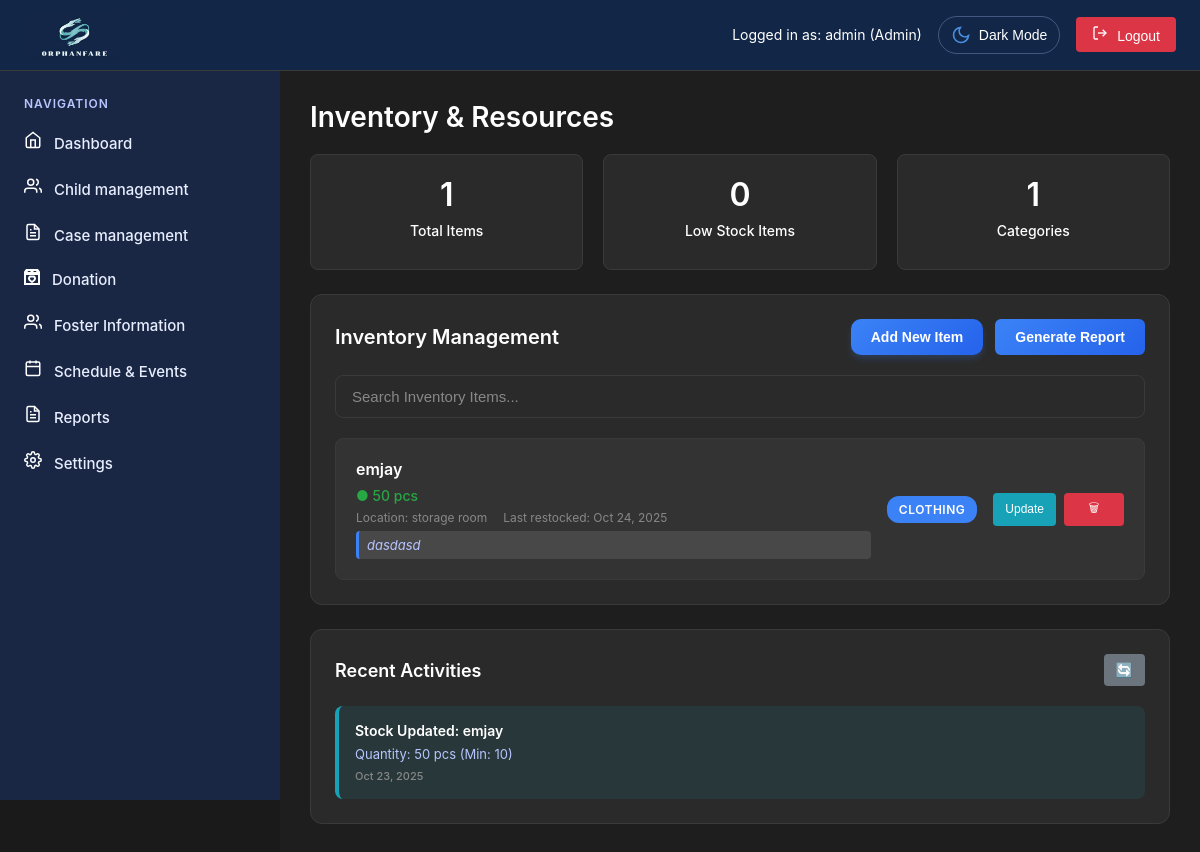
Page /admin/inventory.php (signed in) on the committed database.
### tables this page shows
CREATE TABLE `users` (
  `id` int(11) NOT NULL,
  `username` varchar(50) NOT NULL,
  `email` varchar(100) NOT NULL,
  `password` varchar(255) NOT NULL,
  `role` enum('super_admin','admin','user','Social Worker','Social Welfare Assistant') DEFAULT 'user',
  `status` enum('active','inactive','pending') DEFAULT 'pending',
  `created_at` timestamp NOT NULL DEFAULT current_timestamp(),
  `updated_at` timestamp NOT NULL DEFAULT current_timestamp() ON UPDATE current_timestamp(),
  `two_factor_secret` varchar(32) DEFAULT NULL,
  `two_factor_enabled` tinyint(1) DEFAULT 0,
  `two_factor_verified` tinyint(1) DEFAULT 0,
  `two_factor_backup_codes` text DEFAULT NULL,
  `last_login` timestamp NULL DEFAULT NULL,
  `last_password_change` timestamp NOT NULL DEFAULT current_timestamp(),
  `failed_attempts` int(11) DEFAULT 0,
  `account_locked` tinyint(1) DEFAULT 0,
  `is_active` tinyint(1) DEFAULT 1
);

CREATE TABLE `inventory` (
  `id` int(11) NOT NULL,
  `item_id` varchar(20) NOT NULL,
  `item_name` varchar(100) NOT NULL,
  `category` varchar(50) NOT NULL,
  `quantity` int(11) NOT NULL DEFAULT 0,
  `min_stock_level` int(11) DEFAULT 10,
  `unit` varchar(20) DEFAULT 'pcs',
  `location` varchar(100) DEFAULT NULL,
  `supplier` varchar(100) DEFAULT NULL,
  `last_restocked` date DEFAULT NULL,
  `notes` text DEFAULT NULL,
  `created_at` timestamp NOT NULL DEFAULT current_timestamp(),
  `updated_at` timestamp NOT NULL DEFAULT current_timestamp() ON UPDATE current_timestamp(),
  `cf_unit_cost` decimal(10,2) DEFAULT NULL,
  `cf_expiry_date` date DEFAULT NULL,
  `cf_batch_number` varchar(100) DEFAULT NULL,
  `cf_supplier_contact` varchar(255) DEFAULT NULL
);

### admin/inventory.php (the view, shortened to what the rows shown need)
<?php
require_once 'includes/header.php';
try {
    $stmt = $pdo->prepare("
        SELECT item_id, item_name, category, quantity, min_stock_level, unit,
               location, supplier, last_restocked, notes,
               CASE
                   WHEN quantity <= min_stock_level THEN 'low'
                   WHEN quantity <= min_stock_level * 2 THEN 'medium'
                   ELSE 'good'
               END as stock_status
        FROM inventory
        ORDER BY
            CASE
                WHEN quantity <= min_stock_level THEN 1
                WHEN quantity <= min_stock_level * 2 THEN 2
                ELSE 3
            END,
            item_name
    ");
    $stmt->execute();
    $inventoryItems = $stmt->fetchAll();
} catch (Exception $e) {
    error_log("Inventory page error: " . $e->getMessage());
    $totalItems = 0;
    $lowStockItems = 0;
    $categoryCount = 0;
    $inventoryItems = [];
    $recentActivities = [];
}
?>
<main class="main-content">
    <h1 class="page-title">Inventory & Resources</h1>
    <div class="inventory-section">
        <div class="section-header">
            <h2 class="section-title">Inventory Management</h2>
        </div>
        <div class="inventory-items" id="inventoryItemsList">
            <?php if (empty($inventoryItems)): ?>
                <div class="no-items">
                    <p>No inventory items found.</p>
                    <button class="btn btn-primary" onclick="showAddItemModal()">Add Your First Item</button>
                </div>
            <?php else: ?>
                <?php foreach ($inventoryItems as $item): ?>
                <div class="inventory-item" data-name="<?php echo strtolower(htmlspecialchars($item['item_name'])); ?>" data-category="<?php echo strtolower(htmlspecialchars($item['category'])); ?>">
                    <div class="item-info">
                        <div class="item-name"><?php echo htmlspecialchars($item['item_name']); ?></div>
                        <div class="item-quantity quantity-<?php echo htmlspecialchars($item['stock_status']); ?>">
                            ● <?php echo htmlspecialchars($item['quantity']); ?> <?php echo htmlspecialchars($item['unit']); ?>
                        </div>
                        <div class="item-details">
                            <span class="item-location">Location: <?php echo htmlspecialchars($item['location'] ?? 'Not specified'); ?></span>
                            <?php if ($item['last_restocked']): ?>
                                <span class="item-updated">Last restocked: <?php echo formatDate($item['last_restocked']); ?></span>
                            <?php else: ?>
                                <span class="item-updated">Never restocked</span>
                            <?php endif; ?>
                        </div>
                        <?php if (!empty($item['notes'])): ?>
                            <div class="item-notes"><?php echo htmlspecialchars($item['notes']); ?></div>
                        <?php endif; ?>
                    </div>
                    <div class="item-category"><?php echo htmlspecialchars($item['category']); ?></div>
                    <div class="item-actions">
                        <button class="btn-small btn-update" onclick="showUpdateModal('<?php echo $item['item_id']; ?>')">Update</button>
                        <button class="btn-small btn-delete" onclick="deleteItem('<?php echo $item['item_id']; ?>', '<?php echo htmlspecialchars($item['item_name']); ?>')">🗑</button>
                    </div>
                </div>
                <?php endforeach; ?>
            <?php endif; ?>
        </div>
    </div>
</main>
<?php require_once 'includes/footer.php'; ?>

### admin/includes/header.php (shortened to what the rows shown need)
<?php
require_once '../config/database.php';
require_once 'auth.php';
$currentUser = getCurrentUser();
try {
    $stmt = $pdo->prepare("SELECT role FROM users WHERE id = ?");
    $stmt->execute([$currentUser['id']]);
    $dbUser = $stmt->fetch(PDO::FETCH_ASSOC);
    if ($dbUser && $dbUser['role']) {
        $currentUser = getCurrentUser();
    }
} catch (Exception $e) {
}
?>
<!DOCTYPE html>
<html lang="en">
<head>
    <link rel="stylesheet" href="../css/common.css">
    <link rel="stylesheet" href="../css/admin.css">
</head>
<body>
    <div class="dashboard-container">
        <div class="top-header">
            <div class="user-info">
                <span class="user-status">Logged in as: <?php echo htmlspecialchars($currentUser['username'] ?? 'Admin'); ?> (<?php
                    $roleDisplay = match($currentUser['role']) {
                        'super_admin' => 'Super Admin',
                        'admin' => 'Admin',
                        'Social Worker' => 'Social Worker',
                        'Social Welfare Assistant' => 'Social Welfare Assistant',
                        default => ucfirst($currentUser['role'])
                    };
                    echo htmlspecialchars($roleDisplay);
                ?>)</span>
                <button id="themeToggle" class="theme-toggle">
                    <span class="theme-icon">
                    </span>
                    <span class="text">Dark Mode</span>
                </button>
                <button class="logout-btn" onclick="logout()">
                    <svg width="16" height="16" viewBox="0 0 24 24" fill="none" stroke="currentColor" stroke-width="2" style="margin-right: 5px;">
                        <path d="M9 21H5a2 2 0 0 1-2-2V5a2 2 0 0 1 2-2h4"/>
                        <polyline points="16 17 21 12 16 7"/>
                        <line x1="21" y1="12" x2="9" y2="12"/>
                    </svg>
                    Logout
                </button>
            </div>
        </div>

### rows in the picture
users: role "admin", role "Admin"
inventory: item_name "emjay", quantity "50", unit "pcs", location "storage room", last_restocked "Oct 24, 2025", notes "dasdasd", category "CLOTHING"

### other values in the picture
$totalItems "1"
$lowStockItems "0"
$categoryCount "1"
$activity['title'] "Stock Updated: emjay"
$activity['description'] "Quantity: 50 pcs (Min: 10)"
timeAgo($activity['activity_time']) "Oct 23, 2025"
